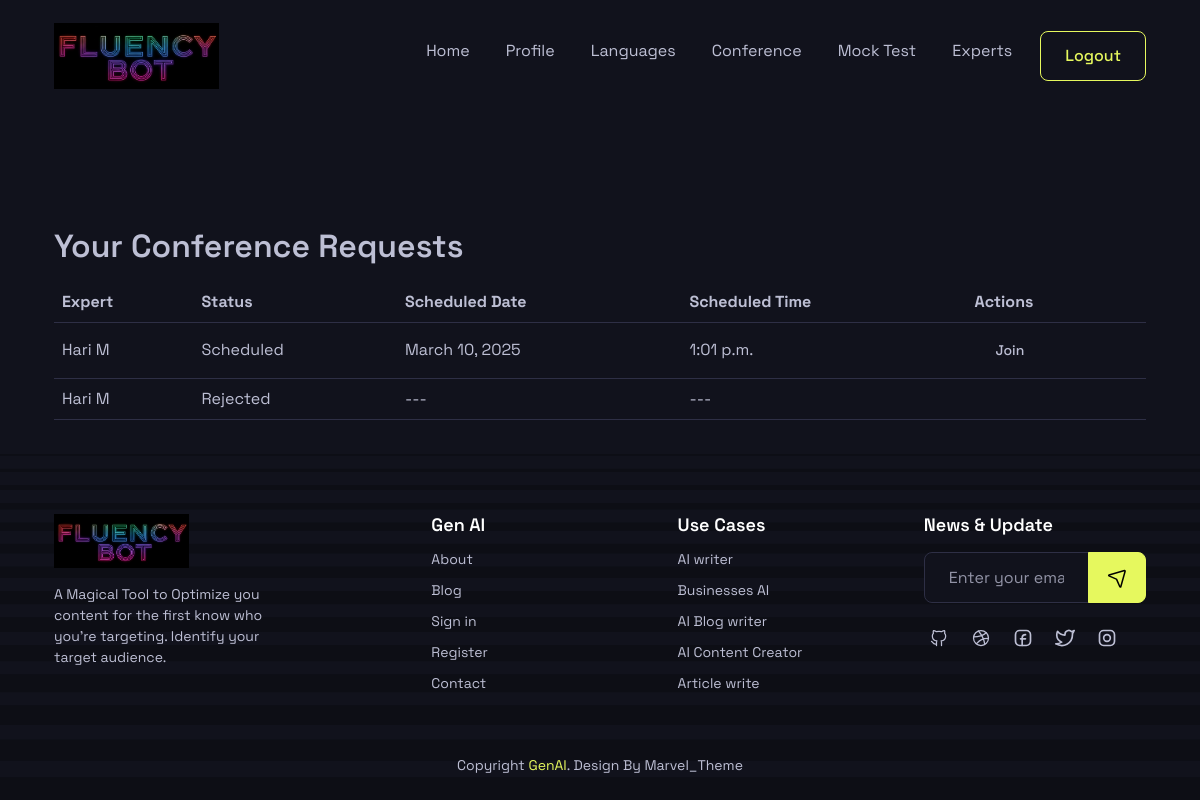
Page /Join_conf (signed in) on the earlier database version.
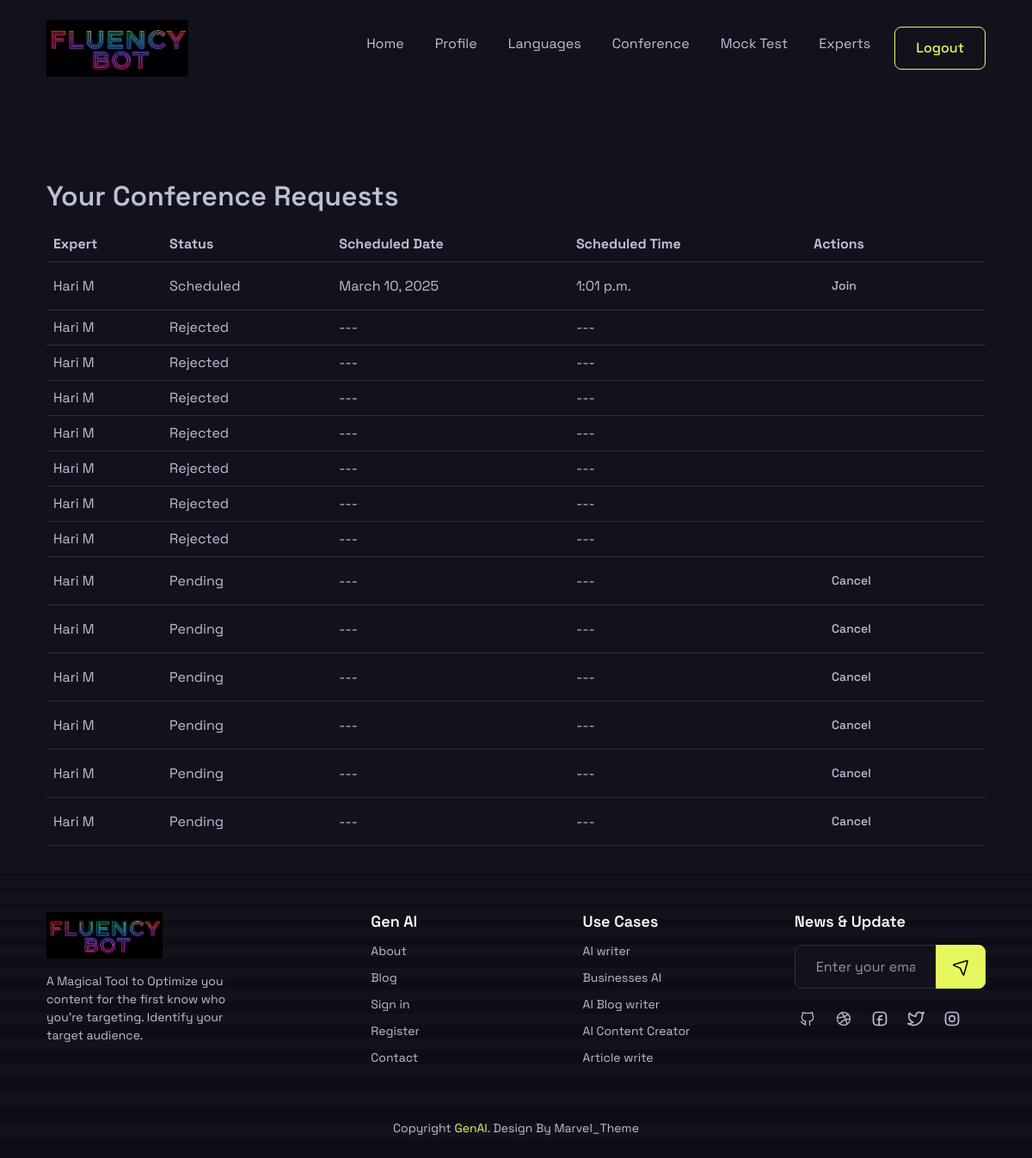
Same page on the later database version.
### chatbot_app/models.py (models this page shows)
class Expert_request(models.Model):
    user_id=models.ForeignKey('user_login', on_delete=models.CASCADE,related_name="userid_request")
    expert_id=models.ForeignKey('user_login', on_delete=models.CASCADE,related_name="expertid_request")
    status=models.IntegerField(default=1)
    current_date=models.DateField(auto_now_add=True)
    current_time=models.TimeField(auto_now_add=True)
    schedule_date=models.DateField(null=True)
    schedule_time=models.TimeField(null=True)
    url=models.CharField(null=True,max_length=200)

class Expert_det(models.Model):
    OPTIONS = [
        ('Male', 'Male'),
        ('Female', 'Female'),
        ('Others', 'Others'),
    ]
    name = models.CharField(max_length=50)
    gender = models.CharField(
        max_length=6,
        choices=OPTIONS,
        default='Male'
    )
    age = models.IntegerField()
    experience = models.FileField(upload_to='upload')
    language = models.CharField(max_length=50)
    contact_number = models.CharField(max_length=10)
    login_id = models.OneToOneField('user_login', on_delete=models.CASCADE, null=True, blank=True,related_name='expert')

### chatbot_app/views.py (the view)
# urls.py: path('Join_conf',user_request,name='Join_conf'),
def user_request(request):
  user_id=request.session.get('userid')
  requests=Expert_request.objects.filter(user_id=user_id).select_related('expert_id__expert')
  return render(request,'user_view_request.html',{'requests':requests})

### chatbot_app/templates/user_view_request.html (shortened to what this page needs)
{% extends 'user_header.html' %}
{% load static %}
{% block content %}
<div class="container">
    <div class="status-card">
        <h3 class="mb-4">Your Conference Requests</h3>
        {% if requests %}
        <div class="table-responsive">
            <table class="table table-hover">
                <thead class="table-light">
                    <tr>
                        <th>Expert</th>
                        <th>Status</th>
                        <th>Scheduled Date</th>
                        <th>Scheduled Time</th>
                        <th>Actions</th>
                    </tr>
                </thead>
                <tbody>
                    {% for req in requests %}
                    <tr data-request-id="{{ req.id }}">
                        <td>{{ req.expert_id.expert.name }}</td>
                        <td>
                            <span class="status-badge
                                {% if req.status == 1 %}pending
                                {% elif req.status == 2 %}accepted
                                {% elif req.status == 3 %}rejected
                                {% elif req.status == 4 %}scheduled{% endif %}">
                                {% if req.status == 1 %}Pending
                                {% elif req.status == 2 %}Accepted
                                {% elif req.status == 3 %}Rejected
                                {% elif req.status == 4 %}Scheduled{% endif %}
                            </span>
                        </td>
                        <td>
                            {% if req.status == 4 %}
                            {{ req.current_date }}
                            {% else %}---{% endif %}
                        </td>
                        <td>
                            {% if req.status == 4 %}
                            {{ req.current_time }}
                            {% else %}---{% endif %}
                        </td>
                        <td>
                            {% if req.status == 4 %}
                            <a href="{{ req.url }}" class="btn btn-sm btn-success join-link">
                                Join
                            </a>
                            {% elif req.status == 1 %}
                            <button class="btn btn-sm btn-danger">
                                Cancel
                            </button>
                            {% endif %}
                        </td>
                    </tr>
                    {% endfor %}
                </tbody>
            </table>
        </div>
        {% else %}
        <div class="alert alert-info">
            <i class="fas fa-info-circle me-2"></i>
            No video conference requests found.
        </div>
        {% endif %}
    </div>
</div>
{% endblock %}

### chatbot_app/templates/user_header.html (shortened to what this page needs)
{% load static %}
<!DOCTYPE html>
<html lang="en" data-bs-theme="dark">
<head>
    <link rel="stylesheet" href="{% static 'user/assets/css/plugins.css' %}" />
    <link rel="stylesheet" href="{% static 'user/assets/css/style.css' %}" />
</head>
<body>
    <div class="wrapper d-flex flex-column justify-between">
        <nav class="navbar navbar-expand-lg fixed-top bg-dark" data-bs-theme="dark">
            <div class="container">
                <a class="navbar-brand" href="index.html">
                    <img src="{% static 'user/assets/images/logo.jpeg' %}" alt="" width="165" />
                </a>
                <div class="collapse navbar-collapse" id="navbarContent">
                    <div class="navbar-content-inner ms-lg-auto d-flex flex-column flex-lg-row align-lg-center gap-4 gap-lg-10 p-2 p-lg-0">
                        <ul class="navbar-nav gap-lg-2 gap-xl-5">
                            <li class="nav-item">
                                <a class="nav-link " href="{% url  'user_home' %}">Home</a>
                            </li>
                            <li class="nav-item">
                                <a class="nav-link " href="{% url 'user_prof' %}">Profile</a>
                            </li>
                            <li class="nav-item">
                                <a class="nav-link" href="{% url 'lang_selection' %}">
                                    Languages
                                </a>
                            </li>
                            <li class="nav-item">
                                <a class="nav-link" href="{% url 'Join_conf' %}">
                                    Conference
                                </a>
                            </li>
                            <li class="nav-item">
                                <a class="nav-link" href="{% url 'mocktest_start' %}">
                                    Mock Test
                                </a>
                            </li>
                            <li class="nav-item">
                                <a class="nav-link " href="{% url 'user_expert_search' %}">Experts</a>
                            </li>
                            <div class="">
                                <a href="{% url 'logout' %}" class="btn btn-outline-primary-dark">Logout</a>
                            </div>
                        </ul>
                    </div>
                </div>
            </div>
        </nav>
        <br>
        <br>
        <br>
        <br>
        {% block content %}
        {% endblock %}
        <footer class="footer bg-striped pt-10 pt-lg-15">
            <div class="container">
                <div class="row g-10">
                    <div class="col-lg-9 col-xl-8 order-lg-2">
                        <div class="row g-6">
                            <div class="col-md-4 col-lg-4">
                                <div class="footer-widget text-center text-md-start">
                                    <h6 class="text-white mb-2">Gen AI</h6>
                                    <ul class="link-list list-unstyled mb-0">
                                        <li>
                                            <a href="{% static 'user/about.html'%}">About</a>
                                        </li>
                                        <li>
                                            <a href="{% static 'user/blog.html'%}">Blog</a>
                                        </li>
                                        <li>
                                            <a href="{% static 'user/login.html'%}">Sign in</a>
                                        </li>
                                        <li>
                                            <a href="{% static 'user/register.html'%}">Register</a>
                                        </li>
                                        <li>
                                            <a href="{% static 'user/contact.html'%}">Contact</a>
                                        </li>
                                    </ul>
                                </div>
                            </div>
                            <div class="col-md-4 col-lg-4">
                                <div class="footer-widget text-center text-md-start">
                                    <h6 class="text-white mb-2">Use Cases</h6>
                                    <ul class="link-list list-unstyled mb-0">
                                        <li>
                                            <a href="{% static 'user/use-cases-details.html'%}">AI writer</a>
                                        </li>
                                        <li>
                                            <a href="{% static 'user/use-cases-details.html'%}">Businesses AI</a>
                                        </li>
                                        <li>
                                            <a href="{% static 'user/use-cases-details.html'%}">AI Blog writer</a>
                                        </li>
                                        <li>
                                            <a href="{% static 'user/use-cases-details.html'%}">AI Content Creator</a>
                                        </li>
                                        <li>
                                            <a href="{% static 'user/use-cases-details.html'%}">Article write</a>
                                        </li>
                                    </ul>
                                </div>
                            </div>
                            <div class="col-md-4 col-lg-4">
                                <div class="footer-widget text-center text-md-start">
                                    <h6 class="text-white mb-4">News & Update</h6>
                                    <form action="#">
                                        <div class="input-group">
                                            <input type="email" class="form-control" placeholder="Enter your email" />
                                            <button class="btn btn-primary-dark px-4" type="button">
                                            </button>
                                        </div>
                                    </form>
                                    <ul class="list-unstyled d-flex flex-wrap align-center justify-center justify-md-start gap-3 social-list mb-0 mt-5">
                                        <li>
                                            <a href="#">
                                            </a>
                                        </li>
                                        <li>
                                            <a href="#">
                                            </a>
                                        </li>
                                        <li>
                                            <a href="#">
                                            </a>
                                        </li>
                                        <li>
                                            <a href="#">
                                            </a>
                                        </li>
                                        <li>
                                            <a href="#">
                                            </a>
                                        </li>
                                    </ul>
                                </div>
                            </div>
                        </div>
                    </div>
                    <div class="col-lg-3 order-lg-1 me-auto">
                        <div class="footer-widget text-center text-lg-start">
                            <a href="#">
                                <img src="{% static 'user/assets/images/logo.jpeg' %}" alt="" class="img-fluid" width="135" />
                            </a>
                            <p class="fs-sm mb-0 mt-4">
                                A Magical Tool to Optimize you content for the first know who you're targeting. Identify your
                                target audience.
                            </p>
                        </div>
                    </div>
                </div>
                <div class="text-center py-6 mt-8">
                    <p class="fs-sm mb-0">Copyright <span class="text-primary-dark">GenAI</span>. Design By Marvel_Theme</p>
                </div>
            </div>
        </footer>
    </div>
</body>
</html>

### chatbot_app/static/user/assets/css/plugins.css (style rules this page uses)
:root { --swiper-theme-color:#007aff }
:root { --swiper-navigation-size:44px }

Differences in the rows shown:
added Expert_request: expert_id.expert.name "Hari M", status "Rejected"
added Expert_request: expert_id.expert.name "Hari M", status "Rejected"
added Expert_request: expert_id.expert.name "Hari M", status "Rejected"
added Expert_request: expert_id.expert.name "Hari M", status "Rejected"
added Expert_request: expert_id.expert.name "Hari M", status "Rejected"
added Expert_request: expert_id.expert.name "Hari M", status "Rejected"
added Expert_request: expert_id.expert.name "Hari M", status "Pending"
added Expert_request: expert_id.expert.name "Hari M", status "Pending"
added Expert_request: expert_id.expert.name "Hari M", status "Pending"
added Expert_request: expert_id.expert.name "Hari M", status "Pending"
added Expert_request: expert_id.expert.name "Hari M", status "Pending"
added Expert_request: expert_id.expert.name "Hari M", status "Pending"
